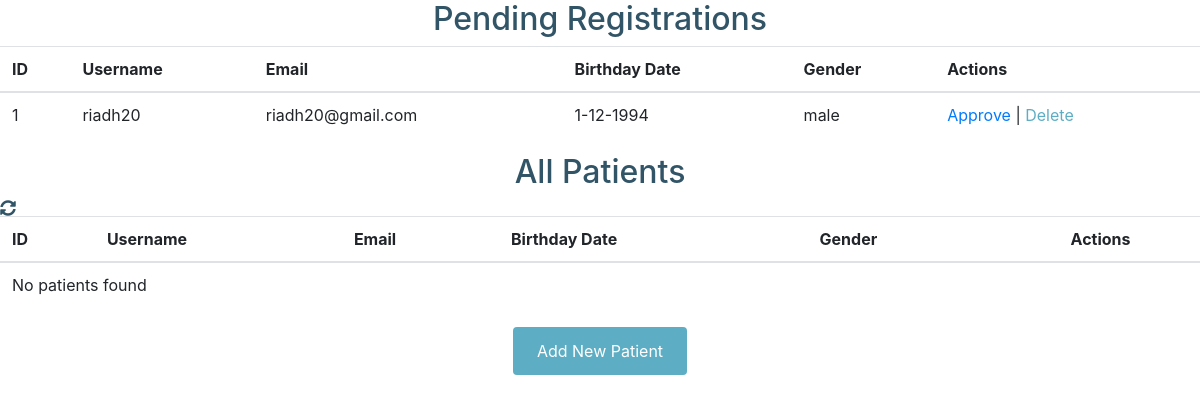
The page /admin_panel/adminView/viewPatient.php on the database as committed earlier.
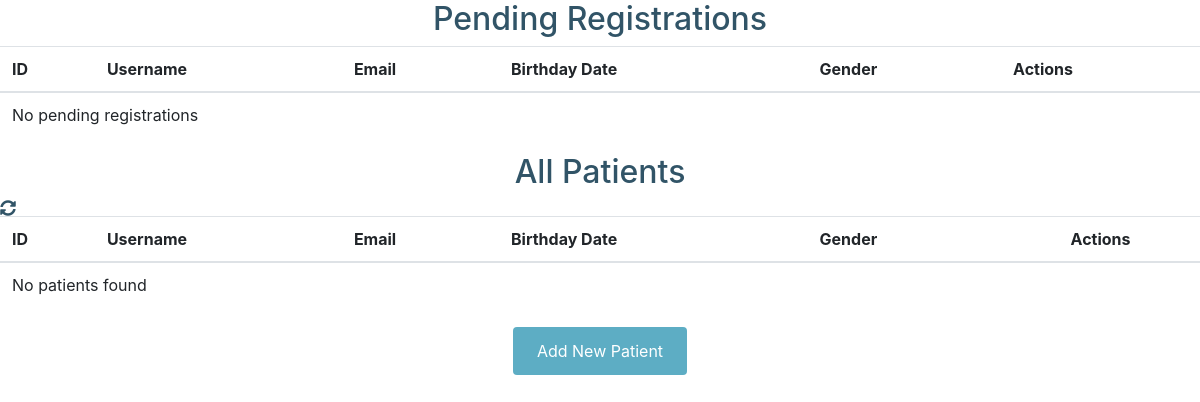
The same page on the database as committed later.
### tables this page shows
CREATE TABLE `users` (
  `id` int(11) NOT NULL,
  `username` varchar(25) NOT NULL,
  `email` varchar(25) NOT NULL,
  `password` varchar(25) NOT NULL,
  `birthday` text NOT NULL,
  `gender` enum('male','female') NOT NULL,
  `md5_pass` varchar(255) NOT NULL,
  `isAdmin` tinyint(1) DEFAULT 0,
  `status` varchar(20) NOT NULL DEFAULT 'pending',
  `verification_code` text NOT NULL,
  `email_verified_at` datetime DEFAULT NULL
);

### admin_panel/adminView/viewPatient.php (the view, shortened to what this page needs)
<link rel="stylesheet" href="https://cdnjs.cloudflare.com/ajax/libs/font-awesome/6.0.0-beta3/css/all.min.css">
<head>
    <link rel="stylesheet" href="https://cdnjs.cloudflare.com/ajax/libs/font-awesome/5.15.4/css/all.min.css" />
</head>
<link rel="stylesheet" href="https://cdn.jsdelivr.net/npm/bootstrap@4.0.0/dist/css/bootstrap.min.css">
<div>
<h2 style="
            color:#315467;
            text-align: center;
        ">Pending Registrations</h2>
  <table class="table">
    <thead>
      <tr>
        <th class="text-left">ID</th>
        <th class="text-left">Username</th>
        <th class="text-left">Email</th>
        <th class="text-left">Birthday Date</th>
        <th class="text-left">Gender</th>
        <th class="text-left">Actions</th>
      </tr>
    </thead>
    <?php
        include_once "../inc/connections.php";
        $sql = "SELECT * FROM users WHERE status='pending'";
        $result = mysqli_query($conn, $sql);
        if (mysqli_num_rows($result) > 0) {
            while ($row = mysqli_fetch_assoc($result)) {
                echo "<tr id='row_{$row['id']}'>";
                echo "<td>{$row['id']}</td>";
                echo "<td>{$row['username']}</td>";
                echo "<td>{$row['email']}</td>";
                echo "<td>{$row['birthday']}</td>";
                echo "<td>{$row['gender']}</td>";
                echo "<td><a href='#' class='approve-registration' data-id='{$row['id']}'>Approve</a> | <a href='#' class='delete-patient' data-id='{$row['id']}'>Delete</a></td>";
                echo "</tr>";
            }
        } else {
            echo "<tr><td colspan='6'>No pending registrations</td></tr>";
        }
      ?>
  </table>
</div>
<div>
<h2 style="color:#315467; text-align: center;">All Patients</h2>
<i id="refreshPatients" class="fas fa-sync-alt" style="color: #315467; cursor: pointer;" onclick="refreshPatients()"></i>
</div>
    <table id="allPatientsTable" class="table">
    <thead>
      <tr>
        <th class="text-left">ID</th>
        <th class="text-left">Username</th>
        <th class="text-left">Email</th>
        <th class="text-left">Birthday Date</th>
        <th class="text-left">Gender</th>
        <th class="text-center">Actions</th>
      </tr>
    </thead>
    <?php
      $sql = "SELECT * FROM users WHERE status='approved'";
      $result = $conn->query($sql);
      if ($result->num_rows > 0) {
          while ($row = $result->fetch_assoc()) {
              echo "<tr id='row_{$row['id']}'>";
              echo "<td>{$row['id']}</td>";
              echo "<td>{$row['username']}</td>";
              echo "<td>{$row['email']}</td>";
              echo "<td>{$row['birthday']}</td>";
              echo "<td>{$row['gender']}</td>";
              echo "<td>";
              echo "<a href='adminView/edit_patient.php?id={$row['id']}' style='display: inline-block; padding: 10px 20px; background-color: #315467; color: white; text-decoration: none; border-radius: 5px;'>Edit</a> |";
              echo "<a href='#' class='delete-patient' data-id='{$row['id']}' style='display: inline-block; padding: 10px 20px; background-color: #315467; color: white; text-decoration: none; border-radius: 5px;'>Delete</a>";
              echo "</td>";
              echo "</tr>";
        }
      } else {
        echo "<tr><td colspan='6'>No patients found</td></tr>";
      }
    ?>
  </table>
  <div class="add-notification-button">
  <a href="adminView/add_patiente.php" >Add New Patient</a>
  </div>

### admin_panel/adminView/viewPatient.php (style rules this page uses)
.add-notification-button { margin-top: 20px; text-align: center; }
.add-notification-button a { display: inline-block; padding: 12px 24px; border: none; border-radius: 4px; background-color: #5dadc4; color: #fff; text-decoration: none; transition: background-color 0.3s ease; }
.delete-patient { text-decoration: none; color:#5dadc4; }

Rows that differ between the two databases and show on the page:
removed users: id "1", username "riadh20", email "riadh20@gmail.com", birthday "1-12-1994", gender "male"
Other text that changed with them:
text now shown: "No pending registrations"
